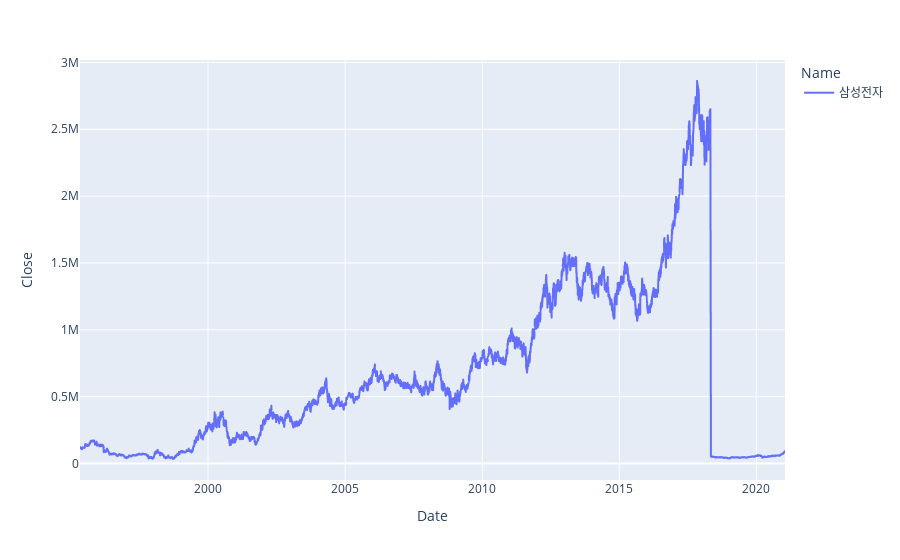

The code cell stored with this chart in its notebook:
### Code cell
fig = px.line(s_df, x = 'Date', y='Close', color='Name')
fig.show()

### Figure 1 — Plotly figure (JSON) as saved in the notebook; plotly's stock layout.template omitted (floating-point values rounded to 4 significant figures; data arrays with more than 128 entries replaced by an {"elided": "..."} marker saying what was removed)
{"data": [{"hovertemplate": "Name=삼성전자<br>Date=%{x}<br>Close=%{y}<extra></extra>", "legendgroup": "삼성전자", "line": {"color": "#636efa", "dash": "solid"}, "marker": {"symbol": "circle"}, "mode": "lines", "name": "삼성전자", "showlegend": true, "type": "scattergl", "x": {"elided": "6514 str values"}, "xaxis": "x", "y": {"elided": "6514 int values"}, "yaxis": "y"}], "layout": {"legend": {"title": {"text": "Name"}, "tracegroupgap": 0}, "margin": {"t": 60}, "xaxis": {"anchor": "y", "domain": [0, 1], "title": {"text": "Date"}}, "yaxis": {"anchor": "x", "domain": [0, 1], "title": {"text": "Close"}}}}
